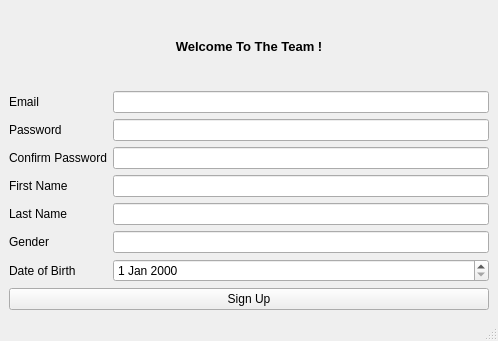
<?xml version="1.0" encoding="UTF-8"?>
<ui version="4.0">
 <class>MainWindow</class>
 <widget class="QMainWindow" name="MainWindow">
  <property name="geometry">
   <rect>
    <x>0</x>
    <y>0</y>
    <width>498</width>
    <height>341</height>
   </rect>
  </property>
  <property name="windowTitle">
   <string>Creating New Profile</string>
  </property>
  <widget class="QWidget" name="centralwidget">
   <layout class="QVBoxLayout" name="verticalLayout_2">
    <item>
     <layout class="QVBoxLayout" name="verticalLayout">
      <item>
       <widget class="QLabel" name="label_9">
        <property name="font">
         <font>
          <family>Arial</family>
          <pointsize>10</pointsize>
          <weight>75</weight>
          <bold>true</bold>
         </font>
        </property>
        <property name="text">
         <string>&lt;html&gt;&lt;head/&gt;&lt;body&gt;&lt;p align=&quot;center&quot;&gt;Welcome To The Team !&lt;/p&gt;&lt;/body&gt;&lt;/html&gt;</string>
        </property>
       </widget>
      </item>
      <item>
       <layout class="QFormLayout" name="formLayout">
        <item row="0" column="0">
         <widget class="QLabel" name="label">
          <property name="text">
           <string>Email </string>
          </property>
         </widget>
        </item>
        <item row="0" column="1">
         <widget class="QLineEdit" name="lineEdit"/>
        </item>
        <item row="1" column="0">
         <widget class="QLabel" name="label_2">
          <property name="text">
           <string>Password</string>
          </property>
         </widget>
        </item>
        <item row="1" column="1">
         <widget class="QLineEdit" name="lineEdit_2">
          <property name="text">
           <string/>
          </property>
          <property name="echoMode">
           <enum>QLineEdit::Password</enum>
          </property>
         </widget>
        </item>
        <item row="2" column="0">
         <widget class="QLabel" name="label_3">
          <property name="text">
           <string>Confirm Password</string>
          </property>
         </widget>
        </item>
        <item row="2" column="1">
         <widget class="QLineEdit" name="lineEdit_3">
          <property name="echoMode">
           <enum>QLineEdit::Password</enum>
          </property>
         </widget>
        </item>
        <item row="3" column="0">
         <widget class="QLabel" name="label_4">
          <property name="text">
           <string>First Name</string>
          </property>
         </widget>
        </item>
        <item row="3" column="1">
         <widget class="QLineEdit" name="lineEdit_4"/>
        </item>
        <item row="4" column="0">
         <widget class="QLabel" name="label_5">
          <property name="text">
           <string>Last Name</string>
          </property>
         </widget>
        </item>
        <item row="4" column="1">
         <widget class="QLineEdit" name="lineEdit_5"/>
        </item>
        <item row="5" column="0">
         <widget class="QLabel" name="label_6">
          <property name="text">
           <string>Gender</string>
          </property>
         </widget>
        </item>
        <item row="5" column="1">
         <widget class="QLineEdit" name="lineEdit_6"/>
        </item>
        <item row="6" column="0">
         <widget class="QLabel" name="label_7">
          <property name="text">
           <string>Date of Birth</string>
          </property>
         </widget>
        </item>
        <item row="6" column="1">
         <widget class="QDateEdit" name="dateEdit"/>
        </item>
        <item row="7" column="0" colspan="2">
         <widget class="QPushButton" name="pushButton">
          <property name="cursor">
           <cursorShape>PointingHandCursor</cursorShape>
          </property>
          <property name="focusPolicy">
           <enum>Qt::ClickFocus</enum>
          </property>
          <property name="whatsThis">
           <string>Sign up button</string>
          </property>
          <property name="text">
           <string>Sign Up</string>
          </property>
          <property name="flat">
           <bool>false</bool>
          </property>
         </widget>
        </item>
       </layout>
      </item>
     </layout>
    </item>
   </layout>
  </widget>
  <widget class="QStatusBar" name="statusbar"/>
 </widget>
 <resources/>
 <connections/>
</ui>
